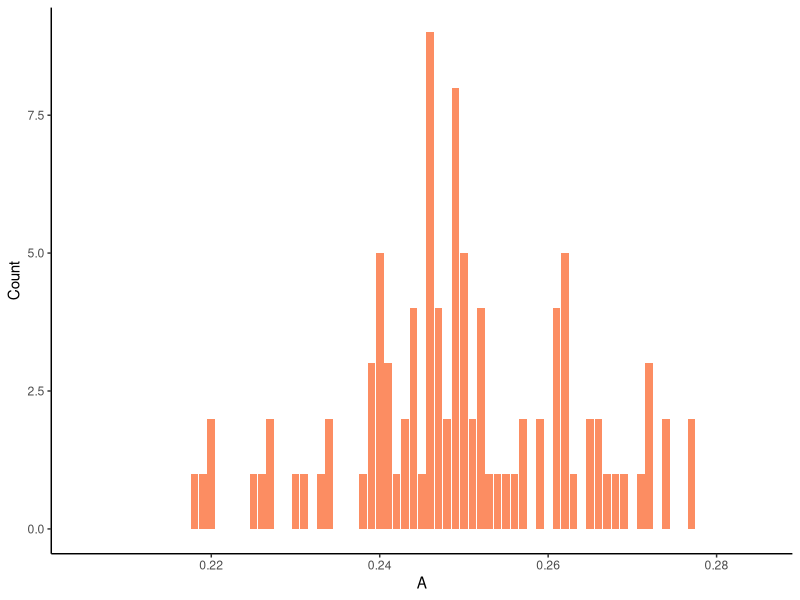
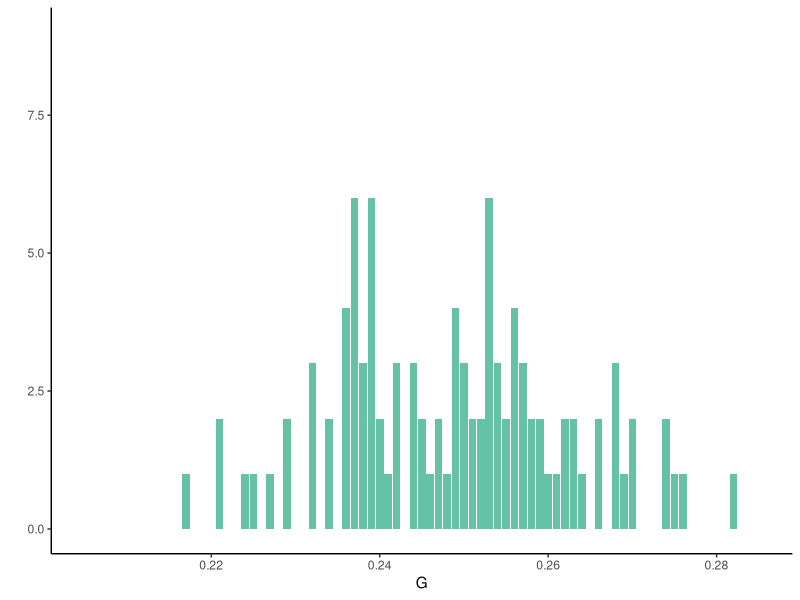
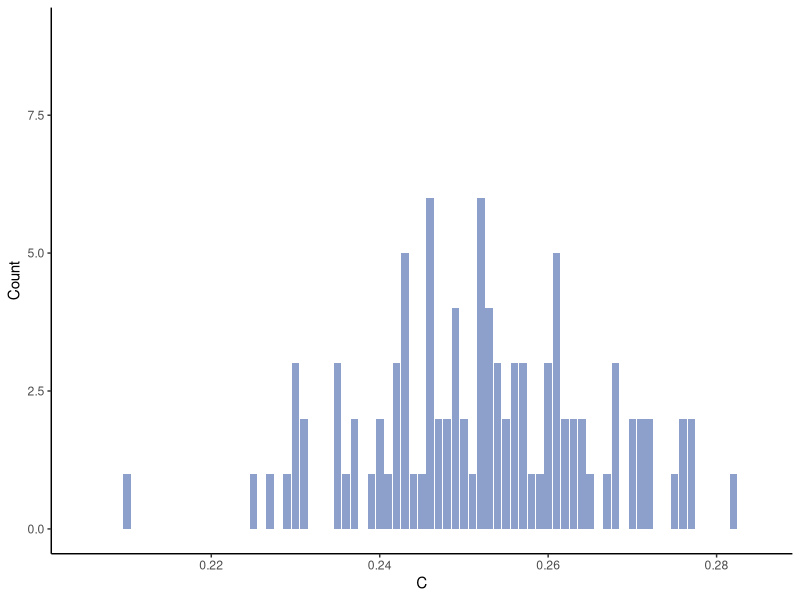
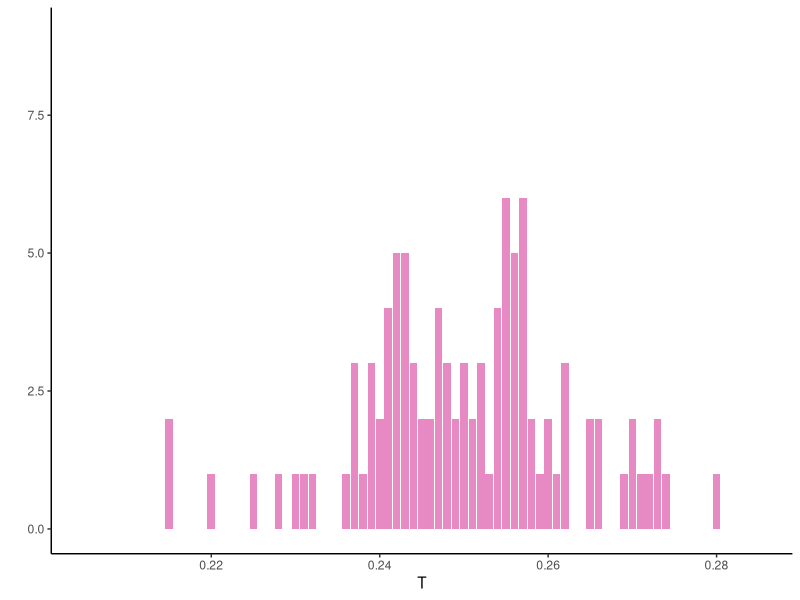
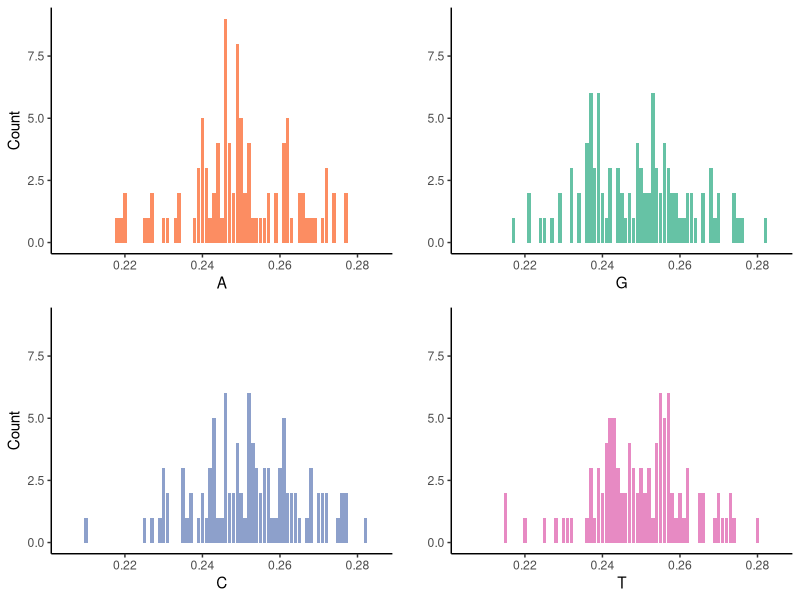

The R script that drew these images, in order:
## Create Histograms for Base Counts ##
require(dplyr)
require(ggplot2)
require(grid)

#Read csv
BaseCounts <- read.csv("BaseCounts.csv", header = F)

#Rename columns to be more descriptive
colnames(BaseCounts) <- c("A", "G", "C", "T")

#Rename rows to match output files from DNAnalyze.sh
rownames(BaseCounts) <- sprintf("DNAseq%03d", 1:100)

#Calculate Proportions
BaseProp <- BaseCounts %>% mutate(A = A/1000, G = G/1000, C = C/1000, T = T/1000)

#Generate Histograms
HistA <- ggplot(data = BaseProp, aes(x = A)) +
        geom_bar(fill = "#fc8d62", show.legend = FALSE) + ylab("Count") + 
        scale_x_continuous(limits = c(0.205, 0.285)) + scale_y_continuous(limits = c(0, 9)) + 
        theme_classic()
print(HistA)

HistG <- ggplot(data = BaseProp, aes(x = G)) +
        geom_bar(fill = "#66c2a5", show.legend = FALSE) + ylab("") + 
        scale_x_continuous(limits = c(0.205, 0.285)) + scale_y_continuous(limits = c(0, 9)) + 
        theme_classic()
print(HistG)

HistC <- ggplot(data = BaseProp, aes(x = C)) +
        geom_bar(fill = "#8da0cb", show.legend = FALSE) + ylab("Count") + 
        scale_x_continuous(limits = c(0.205, 0.285)) + scale_y_continuous(limits = c(0, 9)) + 
        theme_classic()
print(HistC)

HistT <- ggplot(data = BaseProp, aes(x = T)) +
        geom_bar(fill = "#e78ac3", show.legend = FALSE) + ylab("") + 
        scale_x_continuous(limits = c(0.205, 0.285)) + scale_y_continuous(limits = c(0, 9)) + 
        theme_classic()
print(HistT)

#Plot all histograms on same page and save to pdf
pdf("SimulatedBaseCounts.pdf", width = 9, height = 6)
        grid.newpage()
        pushViewport(viewport(layout = grid.layout(2, 2)))
        print(HistA, vp = viewport(layout.pos.row = 1, layout.pos.col = 1))
        print(HistG, vp = viewport(layout.pos.row = 1, layout.pos.col = 2))
        print(HistC, vp = viewport(layout.pos.row = 2, layout.pos.col = 1))
        print(HistT, vp = viewport(layout.pos.row = 2, layout.pos.col = 2))
dev.off()

